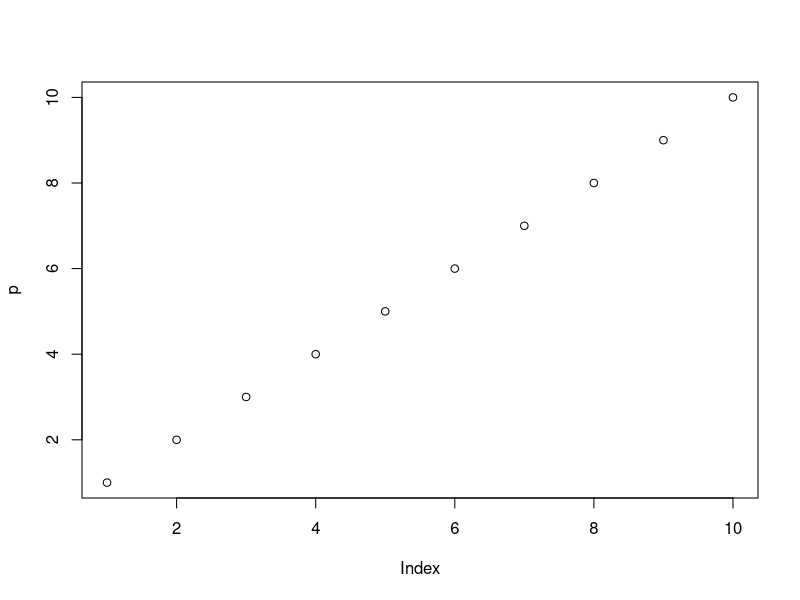

Write the R code that produced this figure. (Note: this script raises an error after producing the figure.)
print("hello world") # prints "hello world"

5+9 # performs addition (result not printed)

s1 = 5+10 # assigns the result of 5+10 to s1
print(s1) # prints the value of s1

p=1:10 # creates a sequence from 1 to 10
plot(p) # plots the sequence

._name = "diwas" # invalid variable name starting with dot and underscore
print(.name) # error: .name is not defined

var1 = 10 # assigns 10 to var1
var2 = 20 # assigns 20 to var2
print(var1>var2) # compares var1 and var2, returns FALSE
cat(var1, var2, "\n", "DiwasBk") # prints multiple values in one line

num = 10 # assigns 10 to num
class(num) # returns the class of num
typeof(num) # returns the type of num
new = as.integer(num) # converts num to integer
class(new) # returns the class of new

c1 = 10+25i # assigns a complex number to c1
class(c1) # returns the class of c1

l1 = TRUE # assigns TRUE to l1
class(l1) # returns the class of l1

c1 = "DiwasBishwokarma" # assigns a string to c1
class(c1) # returns the class of c1

d1 = as.integer(c1) # tries to convert string to integer (results in NA)
class(d1) # returns the class of d1

# vector: collection of similar data types
v1 = c(8, 9, 6) # creates a numeric vector v1
print(v1)
